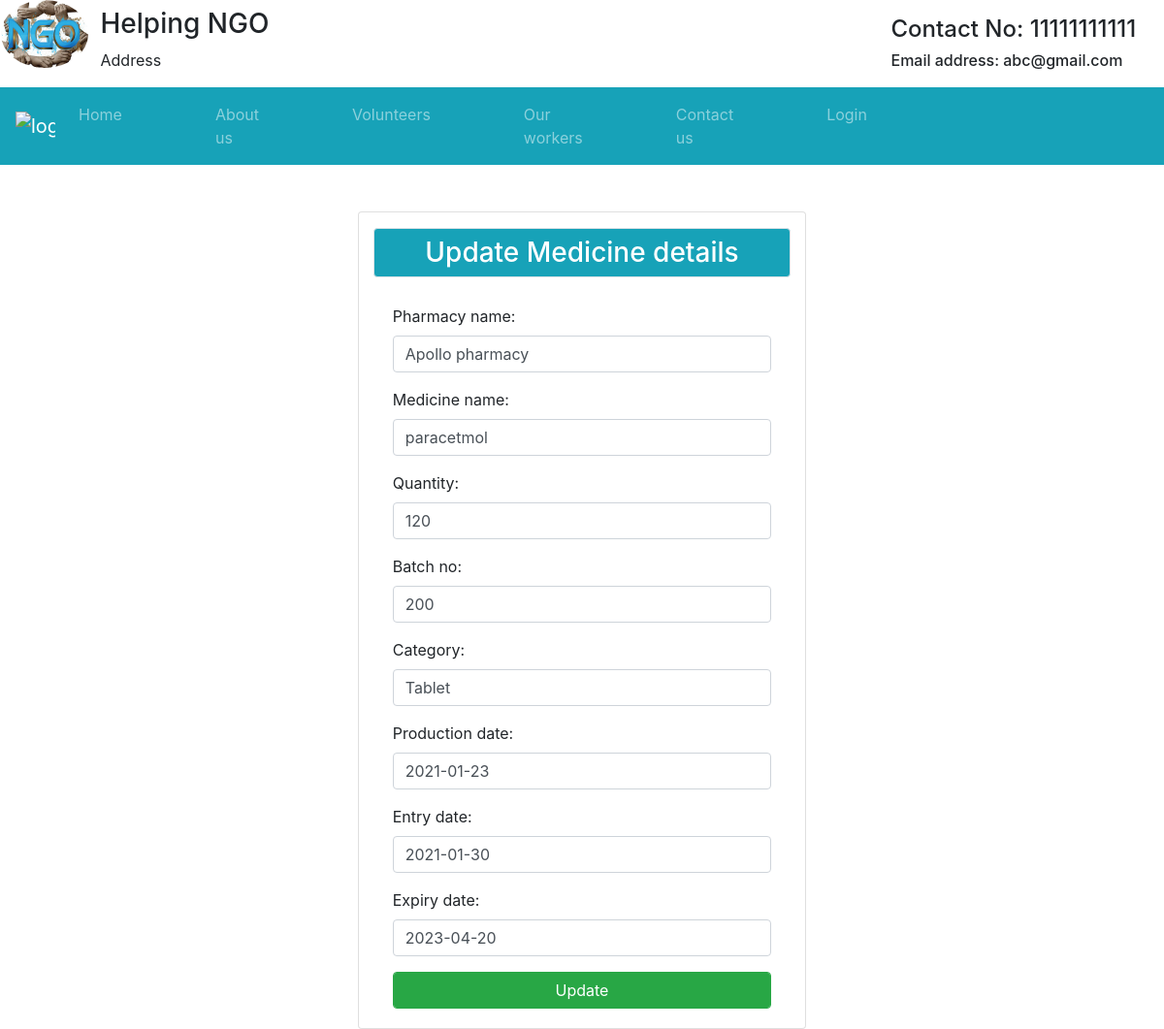
Page /e/2/ on the committed database.
### Student/models.py (models this page shows)
class MedicineInfo(models.Model):
	pharmacy_name=models.CharField(max_length=500)
	medicine_name=models.CharField(max_length=120)
	quantity=models.CharField(max_length=30)
	batch_no=models.IntegerField(unique=True)
	category=models.CharField(max_length=120)
	production_date=models.DateField()
	entry_date=models.DateField()
	expiry_date=models.DateField()
	tablets_required=models.CharField(max_length=100)
	org_name=models.CharField(max_length=300)
	uid=models.ForeignKey(User,on_delete=models.CASCADE)

### Student/views.py (the view)
# urls.py: path('e/<int:si>/',views.userupdate,name="ue"),
def userupdate(up,si):
	a=MedicineInfo.objects.get(id=si)
	if up.method=="POST":
		d=Medform(up.POST,instance=a)
		if d.is_valid():
			d.save()
			return redirect('/tb')
	d=Medform(instance=a)
	return render(up,'htfiles/updateuser.html',{'us':d})

### Student/forms.py
class Medform(forms.ModelForm):
	class Meta:
		model=MedicineInfo
		fields=['pharmacy_name','medicine_name','quantity','batch_no','category','production_date','entry_date','expiry_date']
		widgets={
		"pharmacy_name":forms.TextInput(attrs={"class":"form-control","placeholder":"Enter pharmacy name"}),
		"medicine_name":forms.TextInput(attrs={"class":"form-control","placeholder":"Medicine name"}),
		"quantity":forms.TextInput(attrs={"class":"form-control","placeholder":"Enter Quantity"}),
		"batch_no":forms.TextInput(attrs={"class":"form-control","placeholder":"Enter Batch number"}),
		"category":forms.TextInput(attrs={"class":"form-control","placeholder":"Enter category"}),
		"production_date":forms.TextInput(attrs={"class":"form-control","placeholder":"Enter Production date"}),
		"entry_date":forms.TextInput(attrs={"class":"form-control","placeholder":"Enter entry date"}),
		"expiry_date":forms.TextInput(attrs={"class":"form-control","placeholder":"Enter expiry date"}),
		}

### Student/templates/htfiles/updateuser.html (shortened to what this page needs)
{% extends 'htfiles/header.html' %}
{% block content %}
<div class="container">
	<div class="card col-md-5 mt-5 mx-auto">
		<h3 class="bg-info text-white text-center border rounded mt-3 p-2">Update Medicine details</h3>
		<div class="card-body">
			<form method="POST">
				{{us.as_p}}
				<input type="submit" value="Update" class="form-control btn btn-success btn-block">
			</form>
		</div>
	</div>
</div>
{% endblock %}

### rows in the picture
MedicineInfo: pharmacy_name "Apollo pharmacy", medicine_name "paracetmol", quantity "120", batch_no "200", category "Tablet", production_date "2021-01-23", entry_date "2021-01-30", expiry_date "2023-04-20"
